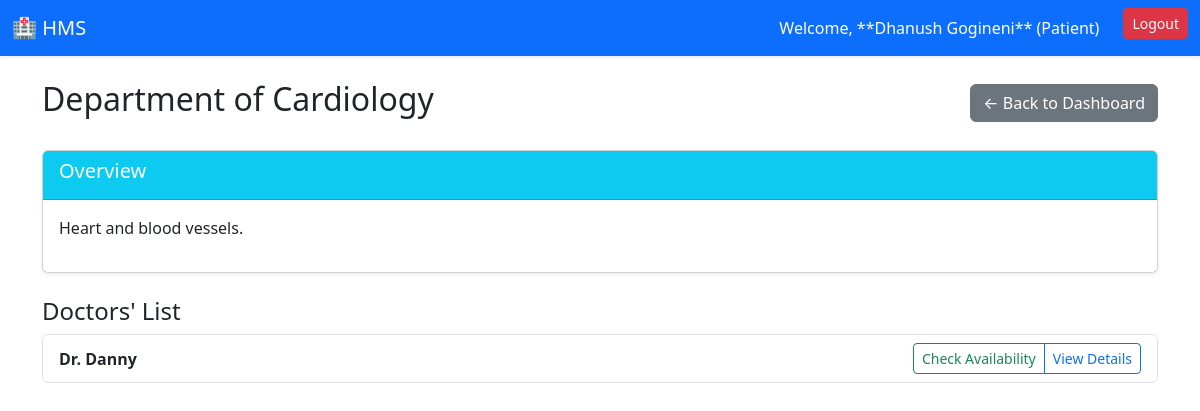
The app's page /patient/department/1 (signed in) with its own data.
### tables this page shows
CREATE TABLE department (
            dept_id INTEGER PRIMARY KEY AUTOINCREMENT,
            name TEXT UNIQUE NOT NULL,
            description TEXT
        );

CREATE TABLE doctor (
            doctor_id INTEGER PRIMARY KEY,
            dept_id INTEGER NOT NULL,
            specialization_name TEXT NOT NULL,
            FOREIGN KEY (doctor_id) REFERENCES user (user_id),
            FOREIGN KEY (dept_id) REFERENCES department (dept_id)
        );

CREATE TABLE user (
            user_id INTEGER PRIMARY KEY AUTOINCREMENT,
            username TEXT UNIQUE NOT NULL,
            password_hash TEXT NOT NULL,
            role TEXT NOT NULL CHECK(role IN ('Admin', 'Doctor', 'Patient')),
            name TEXT NOT NULL,
            contact_info TEXT,
            is_active BOOLEAN DEFAULT 1 -- For blacklisting/removal
        );

### app.py (the view)
@app.route('/patient/department/<int:dept_id>')
@login_required(role='Patient')
def view_department(dept_id):
    db = get_db()
    department = db.execute('SELECT * FROM department WHERE dept_id = ?', (dept_id,)).fetchone()
    if not department:
        flash("Department not found.", 'danger')
        return redirect(url_for('patient_dashboard'))
    doctors = db.execute('''
        SELECT u.user_id, u.name, u.contact_info, d.specialization_name
        FROM user u
        JOIN doctor d ON u.user_id = d.doctor_id
        WHERE d.dept_id = ? AND u.is_active = 1
        ORDER BY u.name
    ''', (dept_id,)).fetchall()
    return render_template('patient/department_view.html',
                           department=department,
                           doctors=doctors)

### app.py (called while the page is built, shortened)
def get_db():
    db = getattr(g, '_database', None)
    if db is None:
        db = g._database = get_db_connection()
    return db

@app.teardown_appcontext
def close_connection(exception):
    db = getattr(g, '_database', None)
    if db is not None:
        db.close()

def login_required(role=None):
    def wrapper(f):
        @wraps(f)
        def decorated_function(*args, **kwargs):
            if 'user_id' not in session:
                flash('Please log in to access this page.', 'warning')
                return redirect(url_for('login'))
            return f(*args, **kwargs)
        return decorated_function
    return wrapper

### database.py (called while the page is built)
def get_db_connection():
    conn = sqlite3.connect(DATABASE)
    conn.row_factory = sqlite3.Row
    return conn

### templates/patient/department_view.html (shortened to what this page needs)
{% extends 'base.html' %}
{% block content %}
<div class="d-flex justify-content-between align-items-center mb-4">
    <h2>Department of {{ department['name'] }}</h2>
    <a href="{{ url_for('patient_dashboard') }}" class="btn btn-secondary">← Back to Dashboard</a>
</div>
<div class="card shadow-sm mb-4">
    <div class="card-header bg-info text-white">
        <h5>Overview</h5>
    </div>
    <div class="card-body">
        <p>{{ department['description'] or 'No detailed description available for this department.' }}</p>
    </div>
</div>
<h4>Doctors' List</h4>
<div class="list-group">
    {% for doctor in doctors %}
        <div class="list-group-item d-flex justify-content-between align-items-center">
            <span class="fw-bold">Dr. {{ doctor['name'] }}</span>
            <div class="btn-group" role="group">
                <a href="{{ url_for('check_doctor_availability', doctor_id=doctor['user_id']) }}" class="btn btn-sm btn-outline-success">Check Availability</a>
                <a href="{{ url_for('view_doctor_profile', doctor_id=doctor['user_id']) }}" class="btn btn-sm btn-outline-primary">View Details</a>
            </div>
        </div>
    {% else %}
        <div class="alert alert-warning text-center">No active doctors found in this department.</div>
    {% endfor %}
</div>
{% endblock %}

### records on screen
department: name "Cardiology", description "Heart and blood vessels."
doctor: name "Danny"

### other values on screen
{{ session['name'] }} "Dhanush Gogineni"
{{ session['role'] }} "Patient"
